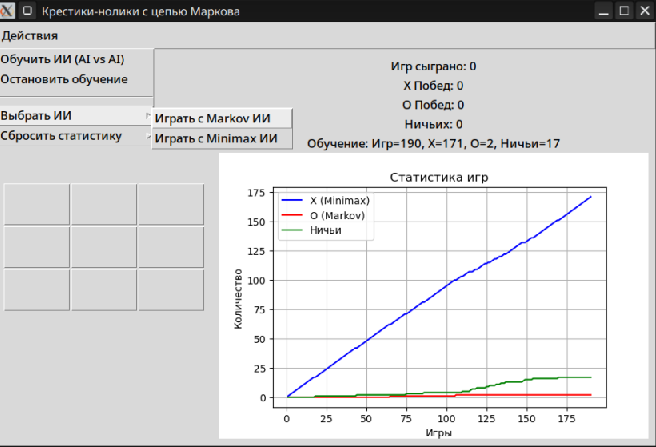

Reproduce this figure in Python.
import tkinter as tk
from tkinter import ttk, messagebox
import numpy as np
import random
import json
import matplotlib.pyplot as plt
from matplotlib.backends.backend_tkagg import FigureCanvasTkAgg
import threading

# Глобальные переменные
board = [' '] * 9
current_player = 'X'
last_computer_move = None
game_history = []
buttons = []
markov_chain = None
game_count = 0
x_wins = 0
o_wins = 0
draws = 0
training_active = False
learning_rate = 0.5
epsilon = 0.1
human_player = 'X'
ai_player = 'O'
ai_type = "markov"  # Тип ИИ по умолчанию: цепь Маркова

game_history_list = []
x_wins_history = []
o_wins_history = []
draws_history = []

# Статистика во время обучения
training_game_count = 0
training_x_wins = 0
training_o_wins = 0
training_draws = 0

winning_combinations = [
    [0, 1, 2], [3, 4, 5], [6, 7, 8],
    [0, 3, 6], [1, 4, 7], [2, 5, 8],
    [0, 4, 8], [2, 4, 6]
]

def initialize_markov_chain():
    chain = {}
    for i in range(9):
        chain[i] = {}
        for j in range(9):
            chain[i][j] = 1.0
    return chain

def load_markov_chain(filename="markov_chain.json"):
    global markov_chain, game_count, x_wins, o_wins, draws, game_history_list, x_wins_history, o_wins_history, draws_history, training_game_count, training_x_wins, training_o_wins, training_draws
    try:
        with open(filename, 'r') as f:
            data = json.load(f)
            markov_chain = data.get('markov_chain', initialize_markov_chain())
            game_count = data.get('game_count', 0)
            x_wins = data.get('x_wins', 0)
            o_wins = data.get('o_wins', 0)
            draws = data.get('draws', 0)
            game_history_list = data.get('game_history_list', [])
            x_wins_history = data.get('x_wins_history', [])
            o_wins_history = data.get('o_wins_history', [])
            draws_history = data.get('draws_history', [])

            # Загрузка статистики обучения
            training_game_count = data.get('training_game_count', 0)
            training_x_wins = data.get('training_x_wins', 0)
            training_o_wins = data.get('training_o_wins', 0)
            training_draws = data.get('training_draws', 0)

    except (FileNotFoundError, json.JSONDecodeError):
        markov_chain = initialize_markov_chain()
        game_count, x_wins, o_wins, draws = 0, 0, 0, 0
        game_history_list, x_wins_history, o_wins_history, draws_history = [], [], [], []
        training_game_count, training_x_wins, training_o_wins, training_draws = 0, 0, 0, 0

    finally:
        if markov_chain is None:
            markov_chain = initialize_markov_chain()

def save_markov_chain(filename="markov_chain.json"):
    data = {
        'markov_chain': markov_chain,
        'game_count': game_count,
        'x_wins': x_wins,
        'o_wins': o_wins,
        'draws': draws,
        'game_history_list': game_history_list,
        'x_wins_history': x_wins_history,
        'o_wins_history': o_wins_history,
        'draws_history': draws_history,

        # Сохранение статистики обучения
        'training_game_count': training_game_count,
        'training_x_wins': training_x_wins,
        'training_o_wins': training_o_wins,
        'training_draws': training_draws
    }
    with open(filename, 'w') as f:
        json.dump(data, f, indent=4)

def reset_board(update_gui=True):
    global board, current_player, last_computer_move, game_history
    board = [' '] * 9
    current_player = 'X'
    last_computer_move = None
    game_history = []
    if buttons and update_gui:
        for button in buttons:
            button.config(text=' ')

def check_winner(board, player):
    return any(all(board[i] == player for i in combo) for combo in winning_combinations)

def is_board_full(board):
    return ' ' not in board

def evaluate_board(board):
    if check_winner(board, human_player):
        return -1
    elif check_winner(board, ai_player):
        return 1
    elif is_board_full(board):
        return 0
    else:
        return None

def minimax(board, depth, maximizing_player, alpha, beta):
    result = evaluate_board(board)

    if result is not None:
        return result

    if maximizing_player:
        max_eval = float('-inf')
        for i in range(9):
            if board[i] == ' ':
                board[i] = ai_player
                eval = minimax(board, depth + 1, False, alpha, beta)
                board[i] = ' '
                max_eval = max(max_eval, eval)
                alpha = max(alpha, eval)
                if beta <= alpha:
                    break
        return max_eval
    else:
        min_eval = float('inf')
        for i in range(9):
            if board[i] == ' ':
                board[i] = human_player
                eval = minimax(board, depth + 1, True, alpha, beta)
                board[i] = ' '
                min_eval = min(min_eval, eval)
                beta = min(beta, eval)
                if beta <= alpha:
                    break
        return min_eval

def find_best_move(board):
    best_move = None
    best_eval = float('-inf')
    alpha = float('-inf')
    beta = float('inf')

    for i in range(9):
        if board[i] == ' ':
            board[i] = ai_player
            move_eval = minimax(board, 0, False, alpha, beta)
            board[i] = ' '

            if move_eval > best_eval:
                best_eval = move_eval
                best_move = i
            alpha = max(alpha, move_eval)
    return best_move

def update_markov_chain(prev_move, next_move, reward):
    if prev_move is None or next_move is None: return
    if prev_move in markov_chain and next_move in markov_chain[prev_move]:
        markov_chain[prev_move][next_move] += learning_rate * reward
        total = sum(markov_chain[prev_move].values()) + 0.0001
        for move in markov_chain[prev_move]:
            markov_chain[prev_move][move] = markov_chain[prev_move][move] / total

def get_computer_move(board, chain, last_move, ai_type):
    if ai_type == "markov":
        possible_moves = [i for i, cell in enumerate(board) if cell == ' ']
        if not possible_moves: return None
        if last_move is None or random.random() < epsilon: return random.choice(possible_moves)
        probs = []
        for move in possible_moves:
            prob = 0.1 if last_move is None or last_move not in chain or move not in chain[last_move] else chain[last_move].get(move, 0.1)
            probs.append(prob)
        total = sum(probs)
        probs = [p / total for p in probs] if total > 0 else [1 / len(possible_moves)] * len(possible_moves)
        return np.random.choice(possible_moves, p=probs)
    elif ai_type == "minimax":
        best_move = find_best_move(board)
        possible_moves = [i for i, cell in enumerate(board) if cell == ' ']
        if best_move in possible_moves:
            return best_move
        else:
            return random.choice(possible_moves) if possible_moves else None
    else:
        return None

def play_move(position):
    global board, current_player, last_computer_move, game_history
    if board[position] == ' ':
        board[position] = current_player
        buttons[position].config(text=current_player)
        if check_winner(board, current_player):
            update_statistics(current_player)
            reset_board()
            return
        if is_board_full(board):
            update_statistics(None)
            reset_board()
            return
        # Ход компьютера после хода игрока
        current_player = 'O'
        computer_move()  # Вызываем ход компьютера после хода человека
        current_player = 'X'
def computer_move():
    global board, current_player, last_computer_move, game_history, ai_type
    move = get_computer_move(board, markov_chain, last_computer_move, ai_type)
    if move is not None:
        board[move] = current_player
        buttons[move].config(text=current_player)
        if last_computer_move is not None:
            game_history.append((last_computer_move, move))
        last_computer_move = move
        if check_winner(board, current_player):
            update_statistics(current_player)
            reset_board()
            return
        if is_board_full(board):
            update_statistics(None)
            reset_board()
            return

        current_player = 'X'

def train_markov_chain(num_games=100, update_gui=True):
    global board, current_player, last_computer_move, game_history, game_count, x_wins, o_wins, draws, training_active, game_history_list, x_wins_history, o_wins_history, draws_history, training_game_count, training_x_wins, training_o_wins, training_draws
    for _ in range(num_games):
        if not training_active: return

        training_game_count += 1  # Увеличиваем счетчик игр обучения
        board = [' '] * 9
        current_player = 'X'  # Minimax всегда ходит первым во время обучения
        last_computer_move = None
        game_history = []

        while True:
            # Ход Minimax (X)
            move_x = get_computer_move(board, markov_chain, last_computer_move, "minimax")
            if move_x is None: break
            board[move_x] = current_player
            if last_computer_move is not None:
                game_history.append((last_computer_move, move_x))
            last_computer_move = move_x

            if check_winner(board, current_player):
                training_x_wins += 1
                reward = -1  # Minimax проиграл (O выиграл), плохая награда
                break
            if is_board_full(board):
                training_draws += 1
                reward = 1  # Ничья - небольшая награда
                break

            current_player = 'O'  # Ход Markov

            # Ход Markov (O)
            move_o = get_computer_move(board, markov_chain, last_computer_move, "markov")
            if move_o is None: break
            board[move_o] = current_player
            if last_computer_move is not None:
                game_history.append((last_computer_move, move_o))
            last_computer_move = move_o

            if check_winner(board, current_player):
                training_o_wins += 1
                reward = 10  # Markov выиграл (O выиграл), хорошая награда
                break
            if is_board_full(board):
                training_draws += 1
                reward = 1 # Ничья - небольшая награда
                break

            current_player = 'X'  # Снова ход Minimax (X)

        for prev_move, next_move in game_history:
            update_markov_chain(prev_move, next_move, reward)

        # Добавляем данные в списки истории
        game_history_list.append(training_game_count)
        x_wins_history.append(training_x_wins)
        o_wins_history.append(training_o_wins)
        draws_history.append(training_draws)

        if training_game_count % 100 == 0:
            if update_gui:
                root.after(0, update_statistics_display)
            root.after(0, update_plot)
        save_markov_chain()

def update_statistics(winner):
    global game_count, x_wins, o_wins, draws, game_history_list, x_wins_history, o_wins_history, draws_history
    game_count += 1
    if winner == 'X': x_wins += 1
    elif winner == 'O': o_wins += 1
    else: draws += 1
    game_history_list.append(game_count)
    x_wins_history.append(x_wins)
    o_wins_history.append(o_wins)
    draws_history.append(draws)
    root.after(0, update_statistics_display)
    root.after(0, update_plot)

def update_statistics_display():
    game_count_label.config(text=f"Игр сыграно: {game_count}")
    x_wins_label.config(text=f"X Побед: {x_wins}")
    o_wins_label.config(text=f"O Побед: {o_wins}")
    draws_label.config(text=f"Ничьих: {draws}")
    training_stats_label.config(text=f"Обучение: Игр={training_game_count}, X={training_x_wins}, O={training_o_wins}, Ничьи={training_draws}")

def ai_vs_ai_training():
    global training_active, game_history_list, x_wins_history,o_wins_history, draws_history
    if not training_active:
        training_active = True
        ai_vs_ai_button.config(state=tk.DISABLED)
        stop_button.config(state=tk.NORMAL)
        #Очистка списков статистики для обучения
        game_history_list = []
        x_wins_history = []
        o_wins_history = []
        draws_history = []
        threading.Thread(target=train_thread).start()

def check_training_status(): #Ф-ция для проверки статуса
    global training_game_count, training_active
    if training_active:
        if training_game_count > 1000 and training_draws / training_game_count >= 0.95:
            stop_ai_training()
        else:
            threading.Thread(target=train_thread).start() #Запуск потока
    else:
        ai_vs_ai_button.config(state=tk.NORMAL) #Разблокировка Кнопки
        stop_button.config(state=tk.DISABLED) #Блокировка Stop Botton

def stop_ai_training():
    global training_active
    training_active = False
    ai_vs_ai_button.config(state=tk.NORMAL)
    stop_button.config(state=tk.DISABLED)
    messagebox.showinfo("Обучение", "Обучение остановлено. Прогресс сохранено.")

def update_plot():
    if not axes: return

    axes.clear()

    # Определите, какой текст использовать для надписей графиков
    x_label = 'X (Minimax)'
    o_label = 'O (Markov)'

    axes.plot(game_history_list, x_wins_history, label=x_label, color='blue')
    axes.plot(game_history_list, o_wins_history, label=o_label, color='red')
    axes.plot(game_history_list, draws_history, label='Ничьи', color='green')
    axes.set_xlabel('Игры')
    axes.set_ylabel('Количество')
    axes.set_title('Статистика игр')
    axes.legend()
    axes.grid(True)
    figure_canvas.draw()

def set_ai_type(type):
    global ai_type
    ai_type = type
    print(f"Тип ИИ изменен на: {ai_type}")
    update_plot() # Обновить график при смене типа ИИ

def reset_statistics():
    global game_count, x_wins, o_wins, draws, game_history_list, x_wins_history, o_wins_history, draws_history
    game_count, x_wins, o_wins, draws = 0, 0, 0, 0
    game_history_list, x_wins_history, o_wins_history, draws_history = [], [], [], []
    update_statistics_display()
    update_plot()

def reset_training_statistics():
    global training_game_count, training_x_wins, training_o_wins, training_draws, game_history_list, x_wins_history, o_wins_history, draws_history

    # Очищаем списки, чтобы график начинался с нуля
    game_history_list.clear()
    x_wins_history.clear()
    o_wins_history.clear()
    draws_history.clear()

    training_game_count, training_x_wins, training_o_wins, training_draws = 0, 0, 0, 0
    update_statistics_display()
    update_plot()

# Автосохранение
def auto_save():
    root.after(5000, auto_save)

def train_thread():
    train_markov_chain(100, update_gui=False)
    root.after(0, update_statistics_display)
    root.after(0, update_plot)
    root.after(0,save_markov_chain) #Сохранение модели
    root.after(0,check_training_status) #Проверка

# GUI
root = tk.Tk()
root.title("Крестики-нолики с цепью Маркова")

game_frame = tk.Frame(root)
game_frame.pack(side=tk.LEFT, padx=10, pady=10)

for i in range(9):
    button = tk.Button(game_frame, text=" ", font=("Arial", 24), width=3, height=1, command=lambda pos=i: play_move(pos))
    button.grid(row=i // 3, column=i % 3)
    buttons.append(button)

control_frame = tk.Frame(root)
control_frame.pack(side=tk.RIGHT, padx=10, pady=10)

statistics_frame = tk.Frame(control_frame)
statistics_frame.pack()

game_count_label = tk.Label(statistics_frame, text="Игр сыграно: 0")
game_count_label.pack()
x_wins_label = tk.Label(statistics_frame, text="X Побед: 0")
x_wins_label.pack()
o_wins_label = tk.Label(statistics_frame, text="O Побед: 0")
o_wins_label.pack()
draws_label = tk.Label(statistics_frame, text="Ничьих: 0")
draws_label.pack()

# Статистика во время обучения
training_stats_label = tk.Label(statistics_frame, text="Обучение: Игр=0, X=0, O=0, Ничьи=0")
training_stats_label.pack()

fig = plt.Figure(figsize=(6, 4), dpi=100)
axes = fig.add_subplot(111)
figure_canvas = FigureCanvasTkAgg(fig, master=control_frame)
figure_canvas.get_tk_widget().pack(side=tk.TOP, fill=tk.BOTH, expand=1)

# Меню
menu_bar = tk.Menu(root)
file_menu = tk.Menu(menu_bar, tearoff=0)
menu_bar.add_cascade(label="Действия", menu=file_menu)

#Add The AI training in AI vs AI
ai_vs_ai_button = tk.Button(file_menu, text="Обучить ИИ (AI vs AI)", command=ai_vs_ai_training)
file_menu.add_command(label="Обучить ИИ (AI vs AI)", command=ai_vs_ai_training)

#Create "Stop" button
stop_button = tk.Button(control_frame, text="Стоп обучение", command=stop_ai_training, state=tk.DISABLED)

# Add "Stop" to menu
file_menu.add_command(label="Остановить обучение", command=stop_ai_training)
file_menu.add_separator()  # Разделитель

# Функция для создания пунктов меню выбора ИИ
def create_ai_selection_menu():
    ai_menu = tk.Menu(file_menu, tearoff=0)
    file_menu.add_cascade(label="Выбрать ИИ", menu=ai_menu)
    ai_menu.add_command(label="Играть с Markov ИИ", command=lambda: set_ai_type("markov"))
    ai_menu.add_command(label="Играть с Minimax ИИ", command=lambda: set_ai_type("minimax"))

#Create function to  clear training statistics
def create_reset_statitistics():
    ai_menu = tk.Menu(file_menu, tearoff=0)
    file_menu.add_cascade(label="Сбросить статистику", menu=ai_menu)
    ai_menu.add_command(label="Сбросить игровую статистику", command=reset_statistics)
    ai_menu.add_command(label="Сбросить статистику обучения", command=reset_training_statistics)

create_ai_selection_menu()
create_reset_statitistics()

# Add menu to main windpow
root.config(menu=menu_bar)

# Инициализация
load_markov_chain()
update_statistics_display()
update_plot()
reset_board()

# Автосохранение
auto_save()

root.mainloop()
